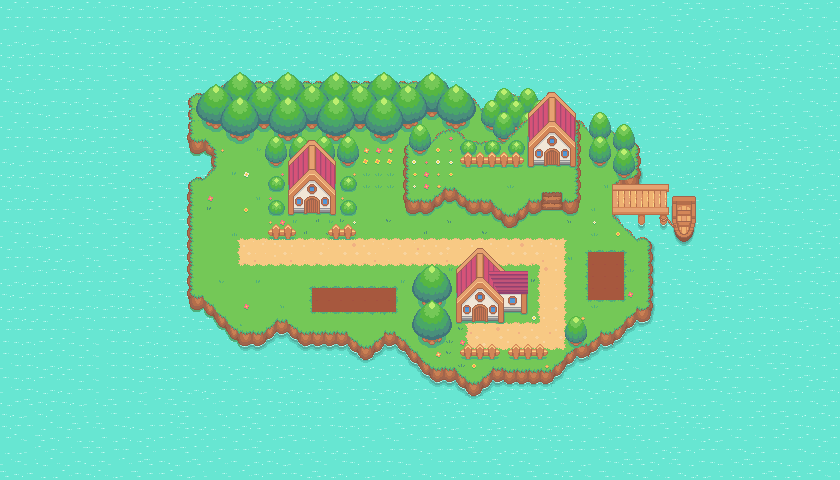

Tiled map render using the project's own tile images. Description and the map definition, with tile-layer contents summarised, below:
An orthogonal 70x40 tile map with 12x12 px tiles, 14 tile layers (Ocean, Island, Trees, Trees 2, ...), 1 hidden layer not drawn, 2 tilesets.

<map version="1.10" tiledversion="1.12.2" orientation="orthogonal" renderorder="right-down" width="70" height="40" tilewidth="12" tileheight="12" infinite="0" nextlayerid="27" nextobjectid="1">
 <editorsettings>
  <export target="../../pelletTown.json" format="json" />
 </editorsettings>
 <tileset firstgid="1" source="pokemonStyleGameTileset.tsx" />
 <tileset firstgid="1025" source="collisionTileset.tsx" />
 <layer id="1" name="Ocean" width="70" height="40">
  <data>[2800 cells, 2800 non-empty, 9 distinct tile ids]</data>
 </layer>
 <layer id="5" name="Island" width="70" height="40">
  <data>[2800 cells, 909 non-empty, 119 distinct tile ids]</data>
 </layer>
 <layer id="11" name="Trees" width="70" height="40">
  <data>[2800 cells, 120 non-empty, 22 distinct tile ids]</data>
 </layer>
 <layer id="12" name="Trees 2" width="70" height="40">
  <data>[2800 cells, 130 non-empty, 23 distinct tile ids]</data>
 </layer>
 <layer id="13" name="Trees 3" width="70" height="40">
  <data>[2800 cells, 96 non-empty, 22 distinct tile ids]</data>
 </layer>
 <layer id="16" name="Plateau" width="70" height="40">
  <data>[2800 cells, 127 non-empty, 85 distinct tile ids]</data>
 </layer>
 <layer id="6" name="Flowers and Grass" width="70" height="40">
  <data>[2800 cells, 93 non-empty, 31 distinct tile ids]</data>
 </layer>
 <group id="17" name="Objects">
  <layer id="15" name="Bushes" width="70" height="40">
   <data>[2800 cells, 28 non-empty, 4 distinct tile ids]</data>
  </layer>
  <layer id="8" name="Fence" width="70" height="40">
   <data>[2800 cells, 41 non-empty, 9 distinct tile ids]</data>
  </layer>
  <layer id="14" name="House Trees" width="70" height="40">
   <data>[2800 cells, 38 non-empty, 8 distinct tile ids]</data>
  </layer>
  <layer id="4" name="House" width="70" height="40">
   <data>[2800 cells, 112 non-empty, 84 distinct tile ids]</data>
  </layer>
  <layer id="10" name="Dock" width="70" height="40">
   <data>[2800 cells, 42 non-empty, 42 distinct tile ids]</data>
  </layer>
 </group>
 <layer id="20" name="Collisions" width="70" height="40" visible="0" opacity="0.3">
  <data>[2800 cells, 186 non-empty, 1 distinct tile ids]</data>
 </layer>
 <layer id="26" name="Battle Zones" width="70" height="40" opacity="0.5">
  <data>[2800 cells, 26 non-empty, 1 distinct tile ids]</data>
 </layer>
 <layer id="22" name="Foreground Objects" width="70" height="40">
  <data>[2800 cells, 45 non-empty, 26 distinct tile ids]</data>
 </layer>
</map>
